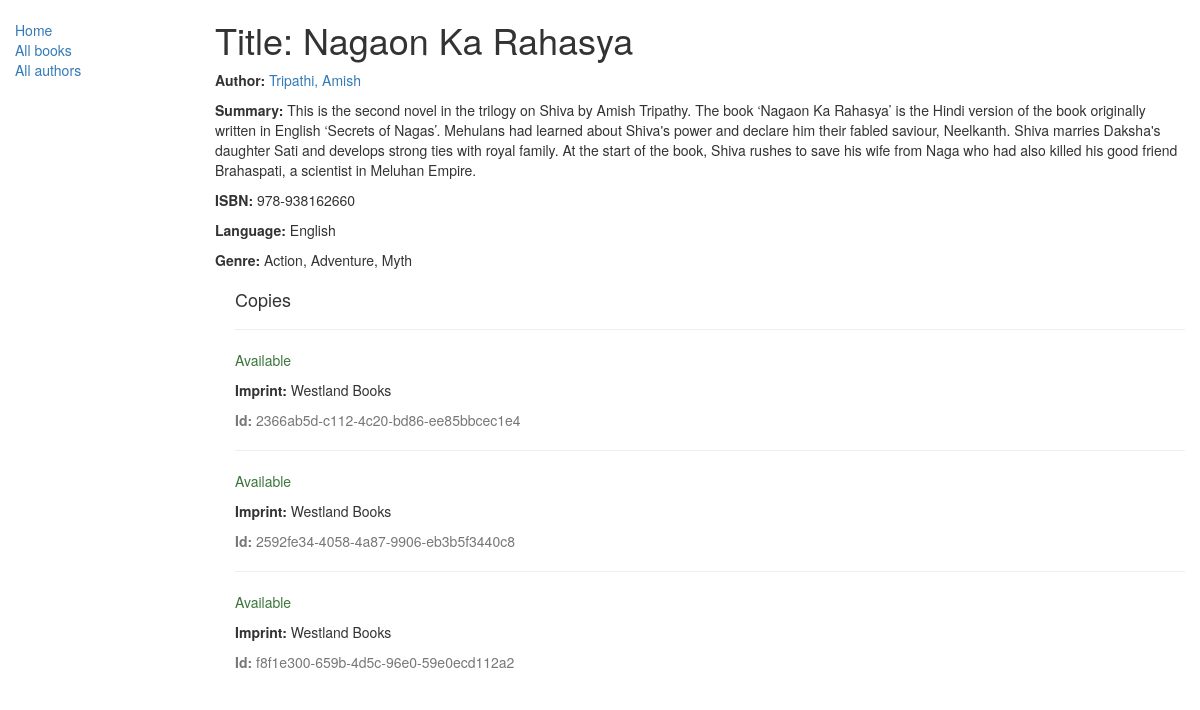
/catalog/book/2, run on the app's committed database.
### catalog/models.py (models this page shows, shortened)
class Book(models.Model):
    title = models.CharField(max_length=200)
    author = models.ForeignKey('Author', on_delete=models.SET_NULL, null=True)
    summary = models.TextField(
        max_length=1000, help_text="Enter a brief description of the book")
    isbn = models.CharField(
        'ISBN', max_length=13, help_text='13 Character <a href="https://www.isbn-international.org/content/what-isbn">ISBN number</a>')
    genre = models.ManyToManyField(
        Genre, help_text="Select a genre for this book")
    language = models.ForeignKey(
        'Language', on_delete=models.SET_NULL, null=True)
    def display_genre(self):
        """
        Creates a string for the Genre. This is required to display genre in Admin.
        """
        return ', '.join([genre.name for genre in self.genre.all()[:3]])
    display_genre.short_description = 'Genre'

class Author(models.Model):
    first_name = models.CharField(max_length=100)
    last_name = models.CharField(max_length=100)
    date_of_birth = models.DateField(null=True, blank=True)
    date_of_death = models.DateField('Died', null=True, blank=True)
    def get_absolute_url(self):
        return reverse('author-detail', args=[str(self.id)])
    def __str__(self):
        return '%s, %s' % (self.last_name, self.first_name)
    class Meta:
        ordering = ['first_name']

class Language(models.Model):
    name = models.CharField(max_length=200,
                            help_text="Enter a book language (e.g. Telugu, Hindi, English etc.)")
    def __str__(self):
        return self.name

class Genre(models.Model):
    name = models.CharField(max_length=200,
                            help_text="Enter a book genre (e.g. Science Fiction, French Poetry etc.)")
    def __str__(self):
        return self.name

class BookInstance(models.Model):
    id = models.UUIDField(primary_key=True, default=uuid.uuid4,
                          help_text="Unique ID for this particular book across whole library")
    book = models.ForeignKey('Book', on_delete=models.SET_NULL, null=True)
    imprint = models.CharField(max_length=200)
    due_back = models.DateField(null=True, blank=True)
    LOAN_STATUS = (
        ('d', 'Maintenance'),
        ('o', 'On loan'),
        ('a', 'Available'),
        ('r', 'Reserved'),
    )
    status = models.CharField(max_length=1, choices=LOAN_STATUS,
                              blank=True, default='d', help_text='Book availability')
    class Meta:
        ordering = ["due_back"]

### catalog/views.py (the view)
# urls.py: url(r'^book/(?P<pk>\d+)$', views.BookDetailView.as_view(), name='book-detail'),
class BookDetailView(generic.DetailView):
    model = Book

### catalog/templates/catalog/book_detail.html (shortened to what this page needs)
{% extends "base_generic.html" %}
{% block content %}
  <h1>Title: {{ book.title }}</h1>
  <p><strong>Author:</strong> <a href="{{ book.author.get_absolute_url }}">{{ book.author }}</a></p>
  <p><strong>Summary:</strong> {{ book.summary }}</p>
  <p><strong>ISBN:</strong> {{ book.isbn }}</p>
  <p><strong>Language:</strong> {{ book.language }}</p>
  <p><strong>Genre:</strong> {% for genre in book.genre.all %} {{ genre }}{% if not forloop.last %}, {% endif %}{% endfor %}</p>
  <div style="margin-left:20px;margin-top:20px">
    <h4>Copies</h4>
    {% for copy in book.bookinstance_set.all %}
    <hr>
    <p class="{% if copy.status == 'a' %}text-success{% elif copy.status == 'd' %}text-danger{% else %}text-warning{% endif %}">{{ copy.get_status_display }}</p>
    <p><strong>Imprint:</strong> {{copy.imprint}}</p>
    <p class="text-muted"><strong>Id:</strong> {{copy.id}}</p>
    {% endfor %}
  </div>
{% endblock %}

### data on the page
Book: title "Nagaon Ka Rahasya", author "Tripathi, Amish", summary "This is the second novel in the trilogy on Shiva by Amish Tripathy. The book ‘Nagaon Ka Rahasya’ is the Hindi version of the book originally written in English ‘Secrets of Nagas’. Mehulans had learned about Shiva's power and declare him their fabled saviour, Neelkanth. Shiva marries Daksha's daughter Sati and develops strong ties with royal family. At the start of the book, Shiva rushes to save his wife from Naga who had also killed his good friend Brahaspati, a scientist in Meluhan Empire.", isbn "978-938162660", language "English"
Genre: name "Action"
Genre: name "Adventure"
Genre: name "Myth"
BookInstance: status "Available", imprint "Westland Books", id "2366ab5d-c112-4c20-bd86-ee85bbcec1e4"
BookInstance: status "Available", imprint "Westland Books", id "2592fe34-4058-4a87-9906-eb3b5f3440c8"
BookInstance: status "Available", imprint "Westland Books", id "f8f1e300-659b-4d5c-96e0-59e0ecd112a2"
